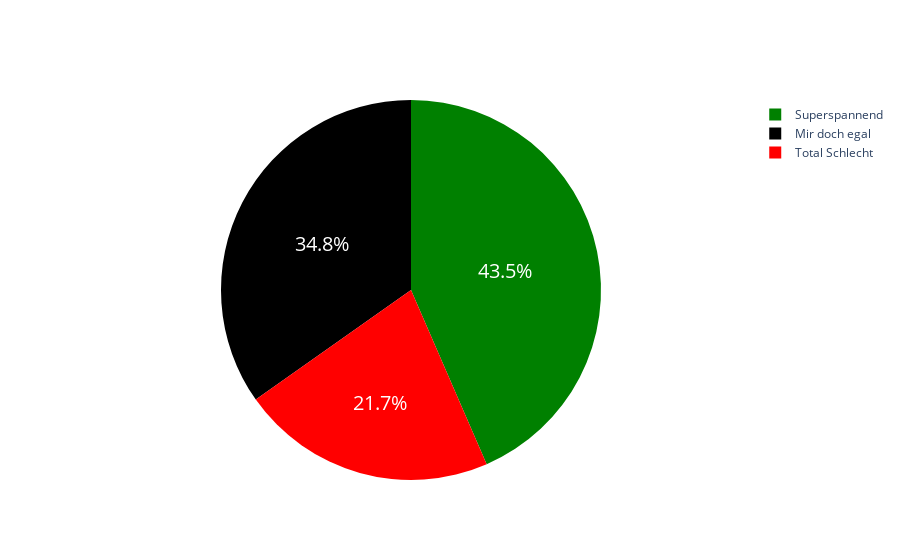

The notebook cell this image was saved under:
### Markdown cell above
# Pie Charts

### Code cell


### Figure 1 — Plotly figure (JSON) as saved in the notebook; plotly's stock layout.template omitted (floating-point values rounded to 4 significant figures)
{"data": [{"labels": ["Superspannend", "Total Schlecht", "Mir doch egal"], "marker": {"colors": ["green", "red", "black"]}, "textfont": {"size": 20}, "type": "pie", "values": [10, 5, 8]}], "layout": {}}
